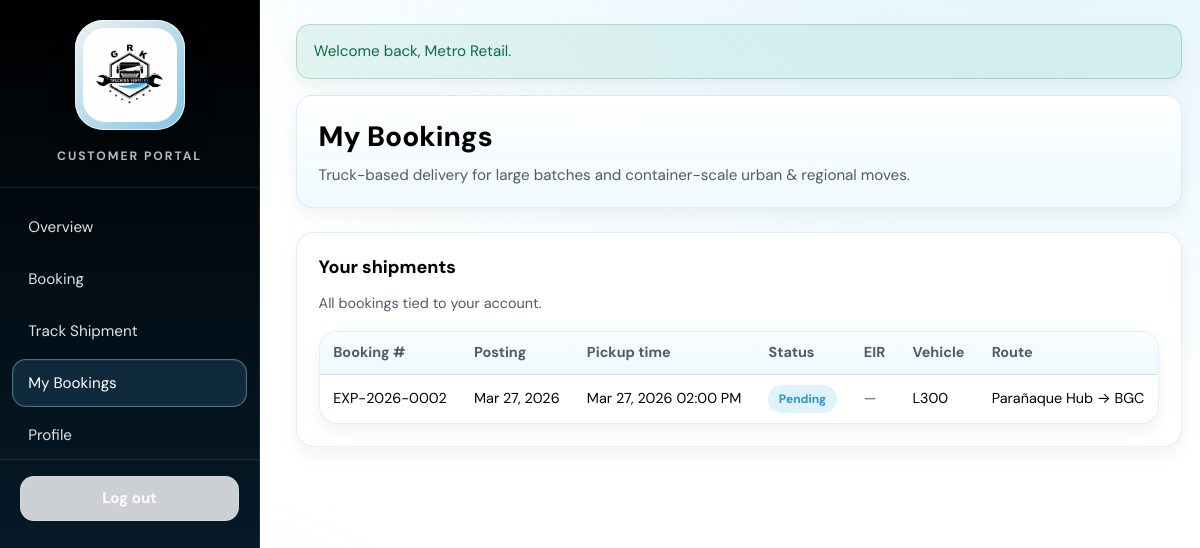
The page /customer/dashboard.php?section=bookings (signed in) on the database its author committed.
### tables this page shows
CREATE TABLE `bookings` (
  `id` INT UNSIGNED NOT NULL AUTO_INCREMENT,
  `booking_number` VARCHAR(32) NOT NULL,
  `customer_id` INT UNSIGNED NOT NULL,
  `user_id` INT UNSIGNED NOT NULL,
  `username` VARCHAR(64) NOT NULL,
  `name` VARCHAR(120) NOT NULL,
  `email` VARCHAR(255) NOT NULL,
  `mobile` VARCHAR(40) NOT NULL,
  `booking_datetime` TIMESTAMP NOT NULL,
  `posting_date` TIMESTAMP NOT NULL,
  `vehicle_type` VARCHAR(64) NOT NULL,
  `pickup` VARCHAR(255) NOT NULL,
  `dropoff` VARCHAR(255) NOT NULL,
  `cargo_desc` TEXT NOT NULL,
  `additional_requirements` TEXT NOT NULL,
  `status` ENUM('pending','accepted','in_transit','completed','cancelled') NOT NULL DEFAULT 'pending',
  `driver_id` INT UNSIGNED NULL,
  `vehicle_id` INT UNSIGNED NULL,
  `is_locked` BOOLEAN NOT NULL DEFAULT FALSE,
  `accepted_at` TIMESTAMP NULL DEFAULT NULL,
  `payout` DECIMAL(12, 2) NULL,
  `gatepass_image` VARCHAR(512) NULL,
  PRIMARY KEY (`id`),
  UNIQUE KEY `uq_bookings_number` (`booking_number`),
  KEY `idx_bookings_customer` (`customer_id`),
  KEY `idx_bookings_user` (`user_id`),
  KEY `idx_bookings_driver` (`driver_id`),
  KEY `idx_bookings_vehicle` (`vehicle_id`),
  KEY `idx_bookings_status` (`status`),
  CONSTRAINT `fk_bookings_customer` FOREIGN KEY (`customer_id`) REFERENCES `customers` (`id`)
    ON UPDATE CASCADE ON DELETE RESTRICT,
  CONSTRAINT `fk_bookings_user` FOREIGN KEY (`user_id`) REFERENCES `users` (`id`)
    ON UPDATE CASCADE ON DELETE RESTRICT,
  CONSTRAINT `fk_bookings_driver` FOREIGN KEY (`driver_id`) REFERENCES `drivers` (`id`)
    ON UPDATE CASCADE ON DELETE SET NULL,
  CONSTRAINT `fk_bookings_vehicle` FOREIGN KEY (`vehicle_id`) REFERENCES `vehicles` (`id`)
    ON UPDATE CASCADE ON DELETE SET NULL
);

### customer/dashboard.php (called while the page is built, shortened)
<?php
$section = $_GET['section'] ?? 'overview';
require dirname(__DIR__) . '/includes/header_customer.php';
require __DIR__ . '/sections/' . $section . '.php';
require dirname(__DIR__) . '/includes/footer_customer.php';

### data/repository.php (called while the page is built, shortened)
<?php
function repo_map_booking_row(array $row): array
{
    $row['customer_id'] = (int) $row['customer_id'];
    $row['user_id'] = isset($row['user_id']) && $row['user_id'] !== null && $row['user_id'] !== ''
        ? (int) $row['user_id'] : null;
    $row['driver_id'] = isset($row['driver_id']) && $row['driver_id'] !== null && $row['driver_id'] !== ''
        ? (int) $row['driver_id'] : null;
    $row['vehicle_id'] = isset($row['vehicle_id']) && $row['vehicle_id'] !== null && $row['vehicle_id'] !== ''
        ? (int) $row['vehicle_id'] : null;
    $row['is_locked'] = (bool) ($row['is_locked'] ?? false);
    $row['accepted_at'] = isset($row['accepted_at']) && $row['accepted_at'] !== null && $row['accepted_at'] !== ''
        ? (string) $row['accepted_at'] : null;
    $row['payout'] = isset($row['payout']) && $row['payout'] !== null && $row['payout'] !== ''
        ? (float) $row['payout'] : null;
    $row['gatepass_image'] = isset($row['gatepass_image']) && $row['gatepass_image'] !== null && $row['gatepass_image'] !== ''
        ? (string) $row['gatepass_image'] : null;
    return $row;
}
function repo_customer_bookings(int $customerId): array
{
    $pdo = db();
    $stmt = $pdo->prepare('SELECT * FROM bookings WHERE customer_id = ? ORDER BY booking_datetime DESC');
    $stmt->execute([$customerId]);
    $out = [];
    foreach ($stmt->fetchAll() as $row) {
        $out[] = repo_map_booking_row($row);
    }
    return $out;
}

### includes/helpers.php (called while the page is built, shortened)
<?php
function e(?string $s): string
{
    return htmlspecialchars((string) $s, ENT_QUOTES, 'UTF-8');
}
function format_timestamp(?string $value, ?string $format = null, ?string $timezone = null): string
{
    $value = $value === null ? '' : trim((string) $value);
    $value = str_replace('T', ' ', $value);
    $tzName = $timezone ?: (date_default_timezone_get() ?: 'Asia/Manila');
    $tz = new DateTimeZone($tzName);
    $dt = null;
    try {
        $dt = new DateTimeImmutable($value, $tz);
    } catch (Throwable $e) {
        return $value;
    }
    if ($format === null) {
        if (preg_match('/^\d{4}-\d{2}-\d{2}$/', $value) === 1) {
            $format = 'M j, Y';
        } else {
            $format = 'M j, Y h:i A';
        }
    }
    return $dt->format($format);
}

### customer/sections/bookings.php (the view, shortened to what this page needs)
<?php
$u = auth_user();
$mine = repo_customer_bookings((int) $u['id']);
?>
<div class="card">
  <h2>Your shipments</h2>
  <p style="margin:0 0 1rem;color:var(--muted);font-size:0.9rem;">All bookings tied to your account.</p>
  <?php if (!$mine): ?>
    <p style="color:var(--muted)">No bookings yet. Use <a href="<?= e(BASE_URL . '/customer/dashboard.php?section=booking') ?>">Booking</a> to create one.</p>
  <?php else: ?>
    <div class="table-wrap">
      <table>
        <thead>
          <tr>
            <th>Booking #</th>
            <th>Posting</th>
            <th>Pickup time</th>
            <th>Status</th>
            <th>EIR</th>
            <th>Vehicle</th>
            <th>Route</th>
          </tr>
        </thead>
        <tbody>
          <?php foreach ($mine as $b): ?>
            <?php $cls = 'badge--' . preg_replace('/[^a-z_]/', '', (string) ($b['status'] ?? 'pending')); ?>
            <?php
              $bn = (string) ($b['booking_number'] ?? '');
              $eirLink = BASE_URL . '/handlers/view_booking_doc.php?booking_number=' . urlencode($bn) . '&doc=eir';
              $eirReady = (string) ($b['eir_image'] ?? '') !== '';
              $canShowEir = in_array(($b['status'] ?? ''), ['in_transit', 'completed'], true) && $eirReady;
            ?>
            <tr>
              <td><?= e($b['booking_number'] ?? '') ?></td>
              <td><?= e(format_timestamp($b['posting_date'] ?? '', 'M j, Y')) ?></td>
              <td><?= e(format_timestamp($b['booking_datetime'] ?? '')) ?></td>
              <td><span class="badge <?= e($cls) ?>"><?= e($b['status'] ?? '') ?></span></td>
              <td>
                <?php if ($canShowEir): ?>
                  <a href="<?= e($eirLink) ?>" target="_blank" rel="noopener noreferrer">View</a>
                <?php else: ?>
                  <span style="color:var(--muted)">—</span>
                <?php endif; ?>
              </td>
              <td><?= e($b['vehicle_type'] ?? '') ?></td>
              <td><?= e($b['pickup'] ?? '') ?> → <?= e($b['dropoff'] ?? '') ?></td>
            </tr>
          <?php endforeach; ?>
        </tbody>
      </table>
    </div>
  <?php endif; ?>
</div>

### assets/css/global.css (style rules this page uses)
:root { --neutral: #ffffff; --shade: #000000; --primary: #4ca9de; --primary-soft: #8ed5f3; --primary-deep: #287fb0; --bg: var(--neutral); --bg-elevated: var(--shade); --bg-card: #ffffff; --bg-muted: #f4fbff; --bg-soft: #eef9fe; --border: rgba(76, 169, 222, 0.18); --text: var(--shade); --muted: #4f5b66; --accent: var(--primary); --accent-dim: rgba(76, 169, 222, 0.16); --accent-ring: rgba(76, 169, 222, 0.42); --success: #0d9f6e; --warning: #d97706; --danger: #dc2626; --radius: 12px; --sidebar-w: 260px; --font: "DM Sans", system-ui, -apple-system, Segoe UI, Roboto, sans-serif; --shadow-sm: 0 8px 18px rgba(0, 0, 0, 0.05); --shadow-md: 0 18px 40px rgba(0, 0, 0, 0.08); }
*, *::before, *::after { box-sizing: border-box; }
html { font-size: 16px; -webkit-text-size-adjust: 100%; }
body { margin: 0; min-height: 100vh; font-family: var(--font); background: radial-gradient(900px 480px at 85% -5%, rgba(142, 213, 243, 0.24), transparent), radial-gradient(600px 360px at 0% 100%, rgba(76, 169, 222, 0.1), transparent), var(--bg); color: var(--text); line-height: 1.5; }
.card { background: var(--bg-card); border: 1px solid var(--border); border-radius: 18px; padding: 1.35rem; margin-bottom: 1.1rem; box-shadow: var(--shadow-sm); }
.card h2 { margin: 0 0 0.75rem; font-size: 1.12rem; font-weight: 800; color: var(--shade); }
.table-wrap { overflow-x: auto; border-radius: 18px; border: 1px solid var(--border); background: var(--neutral); box-shadow: var(--shadow-sm); }
table { width: 100%; border-collapse: collapse; font-size: 0.9rem; }
th, td { padding: 0.65rem 0.85rem; text-align: left; border-bottom: 1px solid var(--border); }
th { background: linear-gradient(180deg, #f9fdff, #eef9fe); color: var(--muted); font-weight: 700; }
tr:last-child td { border-bottom: none; }
.badge { display: inline-block; padding: 0.3rem 0.65rem; border-radius: 999px; font-size: 0.75rem; font-weight: 700; text-transform: capitalize; }
.badge--pending { background: rgba(142, 213, 243, 0.28); color: #2f8fc7; }

### assets/css/dashboard-customer-bookings.css (style rules this page uses)
.table-wrap th, .table-wrap td { white-space: nowrap; }

### rows shown on the page
bookings: booking_number "EXP-2026-0002", posting_date "Mar 27, 2026", booking_datetime "Mar 27, 2026 02:00 PM", status "Pending", vehicle_type "L300", pickup "Parañaque Hub", dropoff "BGC"

### other values the page prints
$m "Welcome back, Metro Retail."
$pageTitle "My Bookings"
